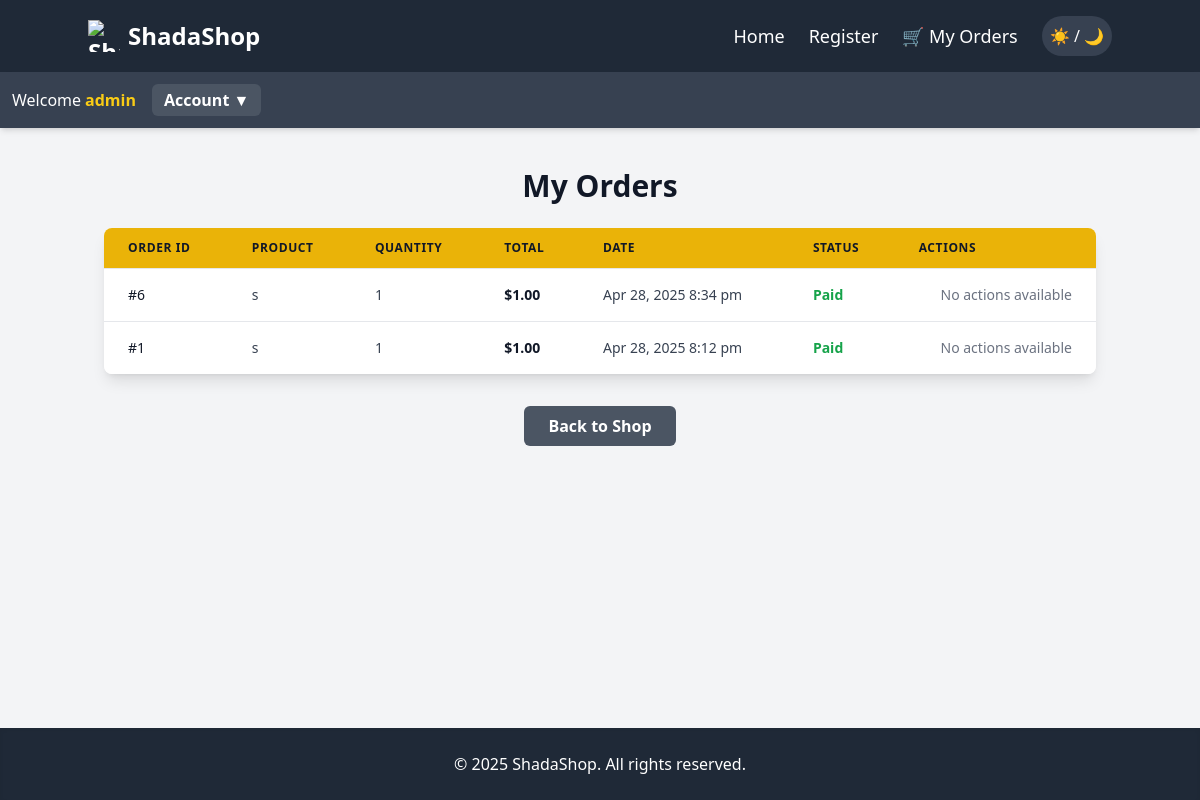
/my_orders.php (signed in), run on the app's committed database.
### tables this page shows
CREATE TABLE `orders` (
  `order_id` int(11) NOT NULL,
  `username` varchar(100) NOT NULL,
  `product_name` varchar(255) NOT NULL,
  `quantity` int(11) NOT NULL,
  `total_price` decimal(10,2) NOT NULL,
  `order_date` timestamp NOT NULL DEFAULT current_timestamp(),
  `status` varchar(50) DEFAULT 'Pending'
);

### my_orders.php (the view, shortened to what this page needs)
<?php
$conn = new mysqli('localhost', 'root', '', 'my_store');
$username = $_SESSION['username'];
$orders = $conn->query("SELECT * FROM orders WHERE username='$username' ORDER BY order_date DESC");
?>
<!DOCTYPE html>
<html lang="en" class="light"> <head>
    <script src="https://cdn.tailwindcss.com"></script>
</head>
<body class="bg-gray-100 dark:bg-gray-900 text-gray-900 dark:text-gray-100 min-h-screen flex flex-col">
<nav class="bg-gray-800 dark:bg-gray-950 p-4 shadow-md">
    <div class="container mx-auto flex flex-col md:flex-row justify-between items-center">
        <a class="flex items-center text-white text-2xl font-bold mb-4 md:mb-0" href="index.php">
            <img src="https://cdn-icons-png.flaticon.com/512/263/263115.png" class="w-8 h-8 mr-2" alt="ShadaShop Logo">
            ShadaShop
        </a>
        <div class="flex flex-col md:flex-row items-center space-y-4 md:space-y-0 md:space-x-6 w-full md:w-auto">
            <ul class="flex flex-col md:flex-row space-y-2 md:space-y-0 md:space-x-6 text-white text-lg">
                <li><a class="hover:text-yellow-400 transition-colors duration-200" href="index.php">Home</a></li>
                <li><a class="hover:text-yellow-400 transition-colors duration-200" href="register.php">Register</a></li>
                <li>
                    <a class="flex items-center hover:text-yellow-400 transition-colors duration-200" href="my_orders.php">
                        🛒 My Orders
                    </a>
                </li>
            </ul>
            <button id="theme-toggle" class="ml-4 p-2 rounded-full bg-gray-700 dark:bg-gray-600 text-white hover:bg-gray-600 dark:hover:bg-gray-500 transition-colors duration-200" aria-label="Toggle dark mode">
                ☀️ / 🌙
            </button>
        </div>
    </div>
</nav>
<div class="bg-gray-700 dark:bg-gray-800 text-white p-3 flex flex-col md:flex-row justify-between items-center shadow-md">
    <?php if (isset($_SESSION['username'])): ?>
        <div class="flex items-center mb-2 md:mb-0">
            Welcome <strong class="ml-1 text-yellow-400"><?= htmlspecialchars($_SESSION['username']); ?></strong>
            <div class="relative ml-4">
                <button id="account-dropdown-toggle" type="button" class="bg-gray-600 hover:bg-gray-500 text-white font-semibold py-1 px-3 rounded-md transition-colors duration-200" aria-haspopup="true" aria-expanded="false">Account ▼</button>
            </div>
        </div>
    <?php else: ?>
        Welcome Guest <a href="login.php" class="text-yellow-400 ml-2 hover:underline">Login</a>
    <?php endif; ?>
</div>
<div class="container mx-auto my-6 p-4 flex-grow">
    <h2 class="text-3xl font-bold text-center mb-6 dark:text-gray-100">My Orders</h2>
    <?php if ($orders->num_rows > 0): ?>
    <div class="overflow-x-auto bg-white dark:bg-gray-800 rounded-lg shadow-lg">
        <table class="min-w-full divide-y divide-gray-200 dark:divide-gray-700">
            <thead class="bg-yellow-500 dark:bg-yellow-600 text-gray-900 dark:text-gray-100">
                <tr>
                    <th scope="col" class="px-6 py-3 text-left text-xs font-semibold uppercase tracking-wider">Order ID</th>
                    <th scope="col" class="px-6 py-3 text-left text-xs font-semibold uppercase tracking-wider">Product</th>
                    <th scope="col" class="px-6 py-3 text-left text-xs font-semibold uppercase tracking-wider">Quantity</th>
                    <th scope="col" class="px-6 py-3 text-left text-xs font-semibold uppercase tracking-wider">Total</th>
                    <th scope="col" class="px-6 py-3 text-left text-xs font-semibold uppercase tracking-wider">Date</th>
                    <th scope="col" class="px-6 py-3 text-left text-xs font-semibold uppercase tracking-wider">Status</th>
                    <th scope="col" class="px-6 py-3 text-left text-xs font-semibold uppercase tracking-wider">Actions</th>
                </tr>
            </thead>
            <tbody class="divide-y divide-gray-200 dark:divide-gray-700">
                <?php while($row = $orders->fetch_assoc()): ?>
                <tr class="bg-white dark:bg-gray-800 hover:bg-gray-50 dark:hover:bg-gray-700 transition-colors duration-150">
                    <td class="px-6 py-4 whitespace-nowrap text-sm font-medium text-gray-900 dark:text-gray-100">#<?= $row['order_id'] ?></td>
                    <td class="px-6 py-4 whitespace-nowrap text-sm text-gray-700 dark:text-gray-300"><?= htmlspecialchars($row['product_name']) ?></td>
                    <td class="px-6 py-4 whitespace-nowrap text-sm text-gray-700 dark:text-gray-300"><?= $row['quantity'] ?></td>
                    <td class="px-6 py-4 whitespace-nowrap text-sm text-gray-900 dark:text-gray-100 font-bold">$<?= number_format($row['total_price'], 2) ?></td>
                    <td class="px-6 py-4 whitespace-nowrap text-sm text-gray-700 dark:text-gray-300"><?= date('M j, Y g:i a', strtotime($row['order_date'])) ?></td>
                    <td class="px-6 py-4 whitespace-nowrap text-sm font-semibold
                        <?php
                            echo $row['status'] === 'Pending' ? 'text-yellow-500 dark:text-yellow-400' : 'text-green-600 dark:text-green-400';
                        ?>">
                        <?= htmlspecialchars($row['status']) ?>
                    </td>
                    <td class="px-6 py-4 whitespace-nowrap text-right text-sm font-medium">
                        <?php if ($row['status'] === 'Pending'): ?>
                            <a href="my_orders.php?pay=<?= $row['order_id'] ?>" class="inline-block bg-green-500 hover:bg-green-600 text-white font-bold py-1 px-3 rounded-md transition-colors duration-200 mr-2">Pay</a>
                            <a href="my_orders.php?delete=<?= $row['order_id'] ?>"
                               onclick="return confirm('Are you sure you want to cancel order #<?= $row['order_id'] ?>?')"
                               class="inline-block bg-red-500 hover:bg-red-600 text-white font-bold py-1 px-3 rounded-md transition-colors duration-200">Cancel</a>
                        <?php else: ?>
                            <span class="text-gray-500 dark:text-gray-400">No actions available</span>
                        <?php endif; ?>
                    </td>
                </tr>
                <?php endwhile; ?>
            </tbody>
        </table>
    </div>
    <?php endif; ?>
    <div class="text-center mt-8">
        <a href="index.php" class="inline-block bg-gray-600 hover:bg-gray-700 dark:bg-gray-700 dark:hover:bg-gray-600 text-white font-bold py-2 px-6 rounded-md transition-colors duration-200">Back to Shop</a>
    </div>
</div>
<footer class="bg-gray-800 dark:bg-gray-950 text-white p-6 text-center mt-auto shadow-inner">
    <p>&copy; 2025 ShadaShop. All rights reserved.</p>
</footer>
</body>
</html>

### data on the page
orders: order_id "6", product_name "s", quantity "1", total_price "1.00", order_date "Apr 28, 2025 8:34 pm", status "Paid", shows "No actions available"
orders: order_id "1", product_name "s", quantity "1", total_price "1.00", order_date "Apr 28, 2025 8:12 pm", status "Paid", shows "No actions available"

### other printed values
$_SESSION['username'] "admin"
